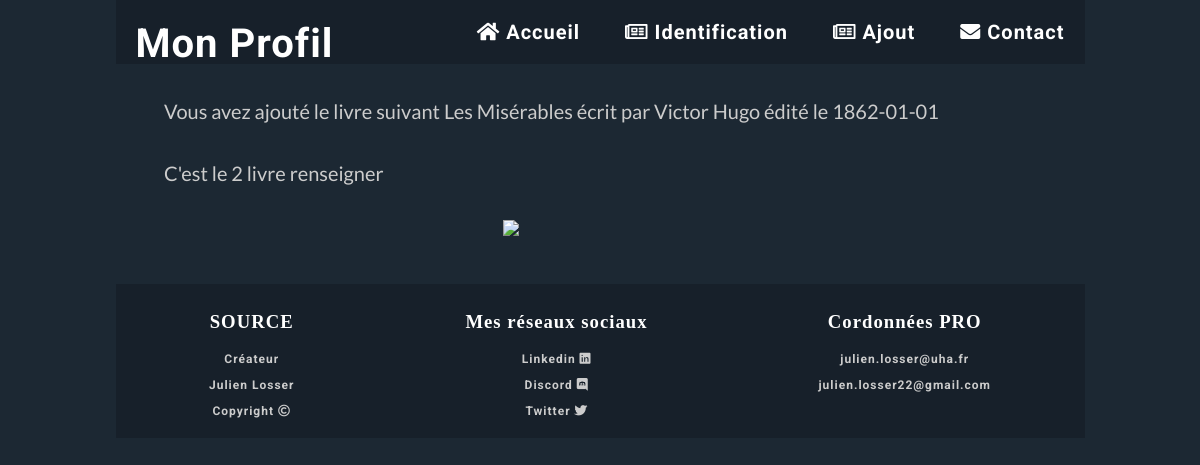
/affiche/2/, run on the app's committed database.
### myfirstapp/models.py (models this page shows, shortened)
class Livre(models.Model): #déclare la classe Livre héritant de la classe Model, classe de base des modèles
    titre = models.CharField(max_length=100) # défini un champs de type texte de 100 caractères maximum
    auteur = models.CharField(max_length=100,null=True, blank=True)
    date_parution = models.DateField(blank=True, null=True) # champs de type date,pouvant être null ou ne pas être rempli
    nombre_pages = models.IntegerField(blank=False) # champs de type entier devant être obligatoirement rempli
    resume = models.TextField(max_length=1500, null=True, blank=True) # champs de type text long
    imaurl = models.URLField(max_length=300, null=True, blank=True)
    nom = models.ForeignKey("nom", on_delete=models.CASCADE,null=True,blank=True)
    def __str__(self):
        chaine = f"{self.titre} écrit par {self.auteur} édité le {self.date_parution}"
        return chaine

### myfirstapp/views.py (the view)
def affiche(request, id):
    livre = models.Livre.objects.get(pk=id) # méthode pour récupérer les données dans la base avec un id donnée
    return render(request,"myfirstapp/affiche.html/", {"livre": livre})

### myfirstapp/templates/myfirstapp/affiche.html (shortened to what this page needs)
{% extends 'myfirstapp/main.html' %}
 {% block content %}
    <p class="texte"> Vous avez ajouté le livre suivant {{livre}} </p>
     <p class="texte">C'est le {{livre.id}} livre renseigner </p>
     <img class="image" src="{{livre.imaurl}}">
{% endblock %}

### myfirstapp/static/myfirstapp/index.css (style rules this page uses)
html,body { margin: auto; width: 85%; font-family: "Lato"; }
.fond { background-color: #1C2833; background-size: cover; width: 95%; color: #ccc; }
.texte { margin: 4vh auto; font-size: 20px; line-height: 30px; text-align: justify; width: 90%; }
.image { width: 20%; display: block; margin-left: auto; margin-right: auto; }

### data on the page
Livre: titre+auteur+date_parution "Les Misérables écrit par Victor Hugo édité le 1862-01-01", id "2"
